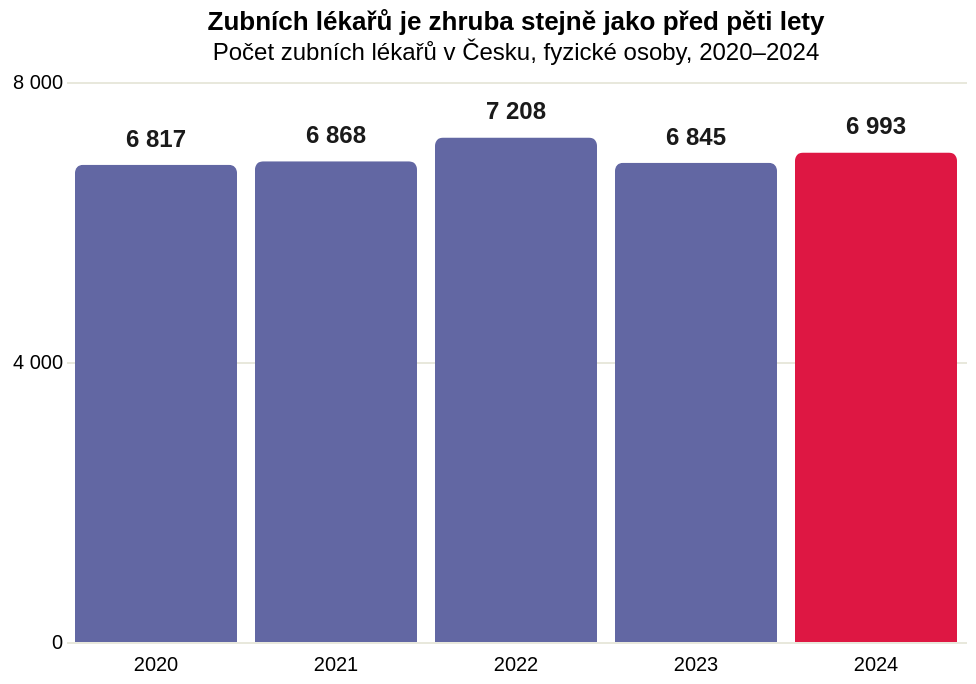

Here is the Vega-Lite specification saved for this chart:
### Vega-Lite specification from a JSON file in a GitHub repository (floating-point values rounded to 4 significant figures)
{"_source": "ČSÚ, Zdravotnictví – personál a mzdy (data ÚZIS), 2020–2024", "$schema": "https://vega.github.io/schema/vega-lite/v5.json", "description": "Počet zubních lékařů v Česku 2020–2024, fyzické osoby: 6 817, 6 868, 7 208, 6 845, 6 993. Počet kolísá kolem sedmi tisíc – nedostupnost zubní péče proto nevysvětlí úbytek zubařů v součtu.", "width": 450, "height": 280, "title": {"text": "Zubních lékařů je zhruba stejně jako před pěti lety", "subtitle": "Počet zubních lékařů v Česku, fyzické osoby, 2020–2024"}, "data": {"values": [{"rok": "2020", "val": 6817, "label": "6 817"}, {"rok": "2021", "val": 6868, "label": "6 868"}, {"rok": "2022", "val": 7208, "label": "7 208"}, {"rok": "2023", "val": 6845, "label": "6 845"}, {"rok": "2024", "val": 6993, "label": "6 993"}]}, "layer": [{"mark": {"type": "bar", "cornerRadiusEnd": 4}, "encoding": {"x": {"field": "rok", "type": "nominal", "title": null, "axis": {"domain": false, "ticks": false, "labelAngle": 0, "labelPadding": 6}}, "y": {"field": "val", "type": "quantitative", "title": null, "scale": {"domain": [0, 8000]}, "axis": {"grid": true, "gridColor": "#e8e8dc", "domain": false, "ticks": false, "values": [0, 4000, 8000], "labelExpr": "replace(format(datum.value, ','), ',', ' ')"}}, "color": {"field": "rok", "type": "nominal", "legend": null, "scale": {"domain": ["2020", "2021", "2022", "2023", "2024"], "range": ["#6267a3", "#6267a3", "#6267a3", "#6267a3", "#de1743"]}}, "tooltip": [{"field": "rok", "title": "Rok"}, {"field": "label", "title": "Zubní lékaři (fyzické osoby)"}]}}, {"mark": {"type": "text", "align": "center", "baseline": "bottom", "dy": -6, "fontSize": 12, "fontWeight": "bold", "color": "#1a1a1a"}, "encoding": {"x": {"field": "rok", "type": "nominal"}, "y": {"field": "val", "type": "quantitative", "scale": {"domain": [0, 8000]}}, "text": {"field": "label"}}}], "config": {"view": {"stroke": "transparent"}}}
